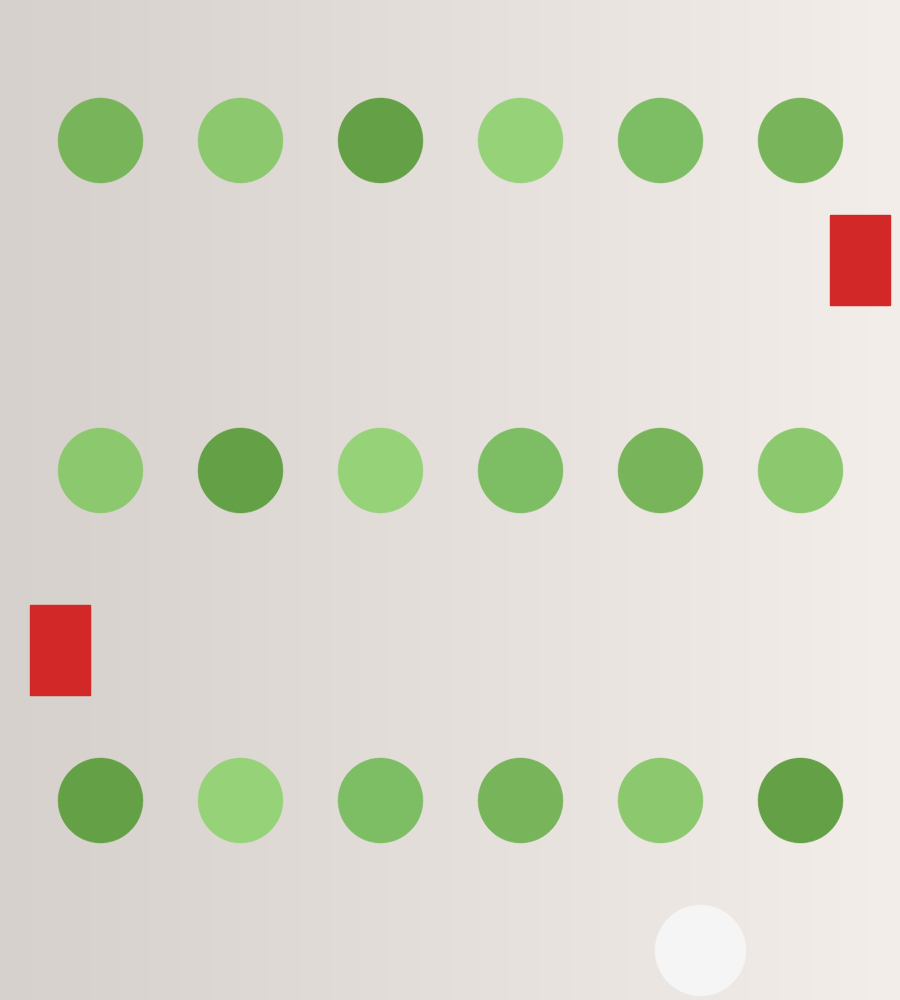
//> input picture lessons/opencv/素材/synth_balls_1.png, 900 x 1000 px
$ ./3.5-filter   (built with g++ and OpenCV 4)
//> lines starting //> are read from the running program, lines starting //| are printed output that depends on the picture; after the words box and inside, x2 and y2 are one past the last pixel; in counts of white or black regions, pixels touching at a corner belong together
#include <algorithm>
#include <cmath>
#include <iomanip>
#include <iostream>
#include <string>
#include <vector>

#include <opencv2/core.hpp>
#include <opencv2/imgproc.hpp>
#include <opencv2/imgcodecs.hpp>

namespace {

double iou(const cv::Rect& a, const cv::Rect& b) {
    const int left = std::max(a.x, b.x);
    const int top = std::max(a.y, b.y);
    const int right = std::min(a.x + a.width, b.x + b.width);
    const int bottom = std::min(a.y + a.height, b.y + b.height);
    const int overlap = std::max(0, right - left) * std::max(0, bottom - top);
    const int area = a.area() + b.area() - overlap;
    return area > 0 ? static_cast<double>(overlap) / area : 0.0;
}

std::vector<cv::Rect> candidates(const cv::Mat& image, int low_h,
                                 int low_s, int low_v) {
    cv::Mat hsv;
    cv::Mat mask;
    cv::cvtColor(image, hsv, cv::COLOR_BGR2HSV);
    cv::inRange(hsv, cv::Scalar(low_h, low_s, low_v),
                cv::Scalar(90, 255, 255), mask);
    cv::morphologyEx(mask, mask, cv::MORPH_OPEN,
                     cv::getStructuringElement(cv::MORPH_RECT,
                                               cv::Size(3, 3)));

    std::vector<std::vector<cv::Point>> contours;
    cv::findContours(mask.clone(), contours, cv::RETR_EXTERNAL,
                     cv::CHAIN_APPROX_SIMPLE);
    std::vector<cv::Rect> found;
    for (const std::vector<cv::Point>& contour : contours) {
        const double area = cv::contourArea(contour);
        const double perimeter = cv::arcLength(contour, true);
        if (perimeter <= 0.0) {
            continue;
        }
        const double circularity =
            4.0 * CV_PI * area / (perimeter * perimeter);
        const cv::Rect box = cv::boundingRect(contour);
        const double aspect =
            static_cast<double>(box.width) / std::max(1, box.height);
        if (area >= 900.0 && area <= 9000.0 && aspect >= 0.70 &&
            aspect <= 1.40 && circularity >= 0.68) {
            found.push_back(box);
        }
    }
    return found;
}

std::vector<cv::Rect> deduplicate(std::vector<cv::Rect> boxes) {
    std::sort(boxes.begin(), boxes.end(), [](const cv::Rect& a,
                                             const cv::Rect& b) {
        return a.area() > b.area();
    });
    std::vector<cv::Rect> kept;
    for (const cv::Rect& box : boxes) {
        bool duplicate = false;
        for (const cv::Rect& other : kept) {
            if (iou(box, other) > 0.40) {
                duplicate = true;
                break;
            }
        }
        if (!duplicate) {
            kept.push_back(box);
        }
    }
    return kept;
}

void annotate(cv::Mat& panel, const cv::Mat& image, int x, int y, int width,
              int height, const std::string& label,
              const std::vector<cv::Rect>& boxes) {
    const int label_height = 28;
    const int inner_width = width - 16;
    const int inner_height = height - label_height - 16;
    const double scale = std::min(static_cast<double>(inner_width) / image.cols,
                                  static_cast<double>(inner_height) / image.rows);
    const int shown_width = std::max(1, cvRound(image.cols * scale));
    const int shown_height = std::max(1, cvRound(image.rows * scale));
    cv::Mat shown;
    cv::resize(image, shown, cv::Size(shown_width, shown_height), 0, 0,
               cv::INTER_AREA);
    cv::rectangle(panel, cv::Rect(x, y, width, label_height),
                  cv::Scalar(245, 245, 245), cv::FILLED);
    cv::putText(panel, label, cv::Point(x + 8, y + 20),
                cv::FONT_HERSHEY_SIMPLEX, 0.55, cv::Scalar(30, 30, 30), 1,
                cv::LINE_AA);
    for (std::size_t i = 0; i < boxes.size(); ++i) {
        const cv::Rect scaled(cvRound(boxes[i].x * scale),
                              cvRound(boxes[i].y * scale),
                              std::max(1, cvRound(boxes[i].width * scale)),
                              std::max(1, cvRound(boxes[i].height * scale)));
        cv::rectangle(shown, scaled, cv::Scalar(0, 0, 255), 2);
        cv::putText(shown, std::to_string(i + 1),
                    cv::Point(scaled.x + 2, scaled.y + 14),
                    cv::FONT_HERSHEY_SIMPLEX, 0.45, cv::Scalar(255, 0, 0), 1,
                    cv::LINE_AA);
    }
    const int left = x + (width - shown_width) / 2;
    const int top = y + label_height + (inner_height - shown_height) / 2 + 8;
    shown.copyTo(panel(cv::Rect(left, top, shown_width, shown_height)));
}

}  // namespace

int main() {
    const std::string names[4] = {
        "synth_balls_1.png", "synth_balls_2.png",
        "synth_balls_3.png", "synth_balls_4.png"};
    cv::Mat panel(2 * 500, 2 * 450, CV_8UC3, cv::Scalar(255, 255, 255));
    for (int k = 0; k < 4; ++k) {
        cv::Mat image = cv::imread("../素材/" + names[k], cv::IMREAD_COLOR);
//> image is the input picture: 1000 rows x 900 cols, CV_8UC3; mean B, G, R 201.7, 216.3, 215.8
        if (image.empty()) {
            std::cout << "无法读取素材: " << names[k] << '\n';
            return 1;
        }
        const std::vector<cv::Rect> loose = candidates(image, 30, 35, 35);
//> in candidates, `cv::inRange(hsv, cv::Scalar(low_h, low_s, low_v), cv::Scalar(90, 255, ..`:
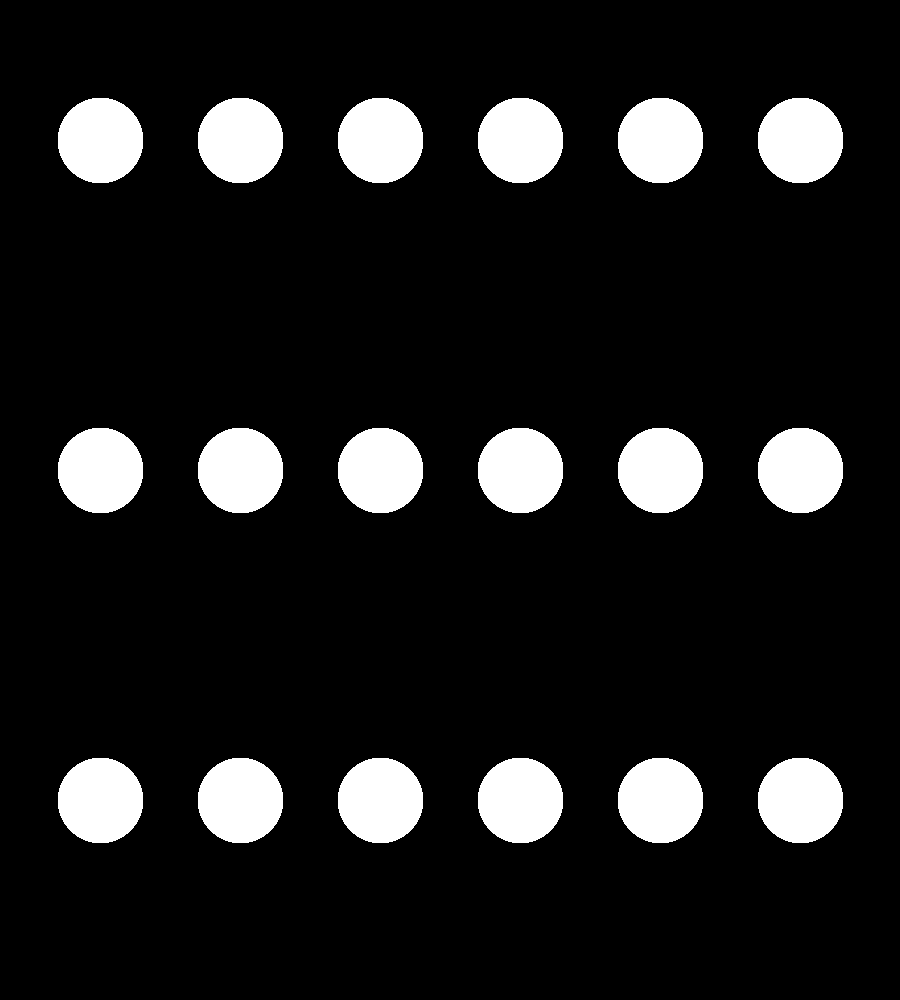
//> mask: 1000 rows x 900 cols, CV_8UC1; 11.5% white; 18 white regions
//> in candidates, `cv::findContours(mask.clone(), contours, cv::RETR_EXTERNAL, cv::CHAIN_..`: contours = 18 contours; largest, box (x1, y1, x2, y2) and area: (758, 758, 843, 843) 5632, (618, 758, 703, 843) 5632, (478, 758, 563, 843) 5632, (338, 758, 423, 843) 5632, (198, 758, 283, 843) 5632
//> the loop in candidates, `for (const std::vector<cv::Point>& contour : contours)` made 18 passes
//> box on passes 1 to 8: Rect(758, 758, 85, 85), Rect(618, 758, 85, 85), Rect(478, 758, 85, 85), Rect(338, 758, 85, 85), Rect(198, 758, 85, 85), Rect(58, 758, 85, 85), Rect(758, 428, 85, 85), Rect(618, 428, 85, 85)
//> loose = 18 Rects (x, y, width, height), first 8: [758, 758, 85, 85], [618, 758, 85, 85], [478, 758, 85, 85], [338, 758, 85, 85], [198, 758, 85, 85], [58, 758, 85, 85], [758, 428, 85, 85], [618, 428, 85, 85]
        const std::vector<cv::Rect> tight = candidates(image, 45, 120, 110);
//> call 2 of candidates, with low_h = 45, low_s = 120, low_v = 110
//> in candidates (call 2), `cv::inRange(hsv, cv::Scalar(low_h, low_s, low_v), cv::Scalar(90, 255, ..`:
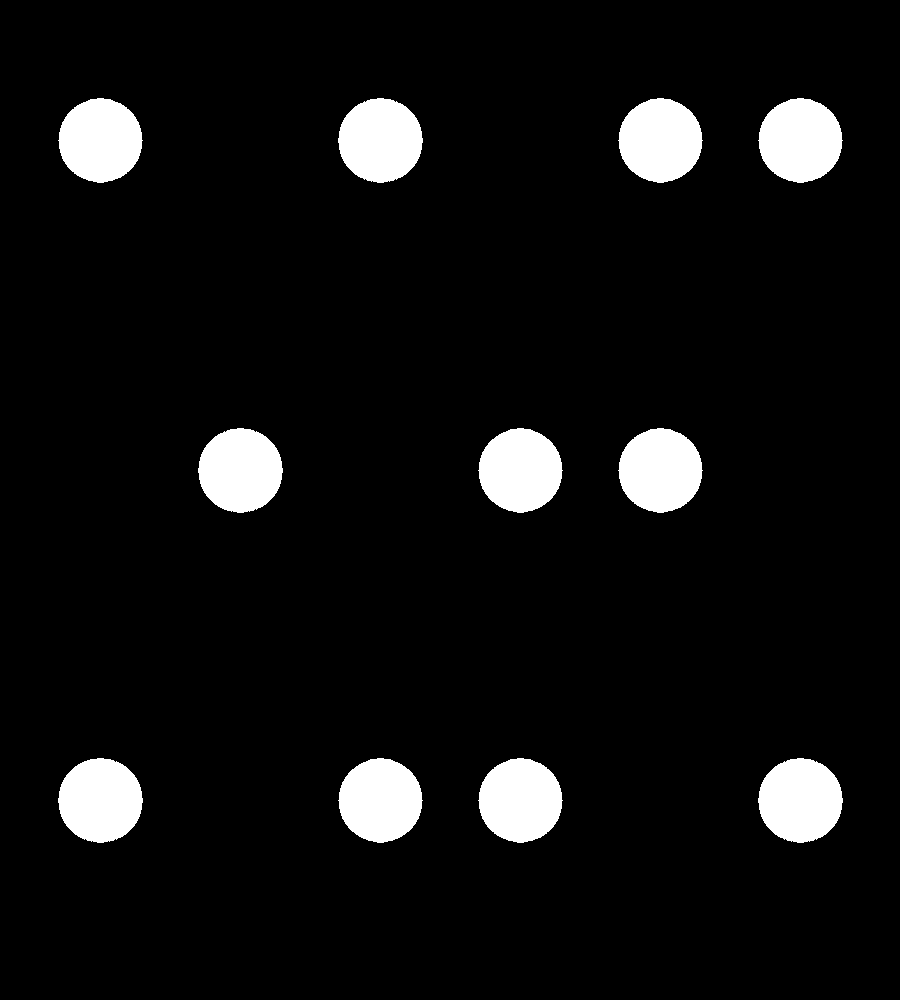
//> mask: 1000 rows x 900 cols, CV_8UC1; 6.8% white; 11 white regions, largest, box (x1, y1, x2, y2) and area: (58, 758, 143, 843) 5597, (198, 428, 283, 513) 5596, (338, 98, 423, 183) 5593
//> in candidates (call 2), `cv::findContours(mask.clone(), contours, cv::RETR_EXTERNAL, cv::CHAIN_..`: contours = 11 contours; largest, box (x1, y1, x2, y2) and area: (58, 758, 143, 843) 5473, (198, 428, 283, 513) 5472, (758, 758, 843, 843) 5468, (338, 98, 423, 183) 5468, (619, 428, 702, 513) 5416
//> the loop in candidates (call 2), `for (const std::vector<cv::Point>& contour : contours)` made 11 passes
//> (area, perimeter, circularity, box, aspect) on passes 1 to 8: (5468, 277.4, 0.893, Rect(758, 758, 85, 85), 1), (5415, 278.1, 0.88, Rect(479, 758, 83, 85), 0.976), (5402, 275.8, 0.893, Rect(339, 758, 83, 85), 0.976), (5473, 277.4, 0.894, Rect(58, 758, 85, 85), 1), (5416, 278.1, 0.88, Rect(619, 428, 83, 85), 0.976), (5402, 275.8, 0.893, Rect(479, 428, 83, 85), 0.976), (5472, 277.4, 0.893, Rect(198, 428, 85, 85), 1), (5416, 278.1, 0.88, Rect(759, 98, 83, 85), 0.976)
//> tight = 11 Rects (x, y, width, height), first 8: [758, 758, 85, 85], [479, 758, 83, 85], [339, 758, 83, 85], [58, 758, 85, 85], [619, 428, 83, 85], [479, 428, 83, 85], [198, 428, 85, 85], [759, 98, 83, 85]
        std::vector<cv::Rect> merged = loose;
//> merged has the same summary as loose
        merged.insert(merged.end(), tight.begin(), tight.end());
//> merged = 29 Rects (x, y, width, height), first 8: [758, 758, 85, 85], [618, 758, 85, 85], [478, 758, 85, 85], [338, 758, 85, 85], [198, 758, 85, 85], [58, 758, 85, 85], [758, 428, 85, 85], [618, 428, 85, 85]
        const std::vector<cv::Rect> kept = deduplicate(merged);
//> in deduplicate, `std::sort(boxes.begin(), boxes.end(), [](const cv::Rect& a, const cv::..`: boxes = 29 Rects (x, y, width, height), first 8: [618, 758, 85, 85], [338, 98, 85, 85], [198, 428, 85, 85], [58, 758, 85, 85], [758, 758, 85, 85], [58, 98, 85, 85], [198, 98, 85, 85], [338, 98, 85, 85]
//> the loop in deduplicate, `for (const cv::Rect& box : boxes)` made 29 passes
//> kept = 18 Rects (x, y, width, height), first 8: [618, 758, 85, 85], [338, 98, 85, 85], [198, 428, 85, 85], [58, 758, 85, 85], [758, 758, 85, 85], [58, 98, 85, 85], [198, 98, 85, 85], [478, 98, 85, 85]
        std::cout << names[k] << ": loose=" << loose.size()
                  << " tight=" << tight.size() << " raw=" << merged.size()
                  << " kept=" << kept.size() << '\n';
//| synth_balls_1.png: loose=18 tight=11 raw=29 kept=18
        annotate(panel, image, (k % 2) * 450, (k / 2) * 500, 450, 500,
                 names[k] + " kept=" + std::to_string(kept.size()), kept);
//> in annotate, `const int inner_width = width - 16;`: inner_width = 434
//> in annotate, `const int inner_height = height - label_height - 16;`: inner_height = 456
//> in annotate, `const double scale = std::min(static_cast<double>(inner_width) / image..`: scale = 0.456
//> in annotate, `const int shown_width = std::max(1, cvRound(image.cols * scale));`: shown_width = 410
//> in annotate, `const int shown_height = std::max(1, cvRound(image.rows * scale));`: shown_height = 456
//> in annotate, `cv::putText(panel, label, cv::Point(x + 8, y + 20), cv::FONT_HERSHEY_S..`:
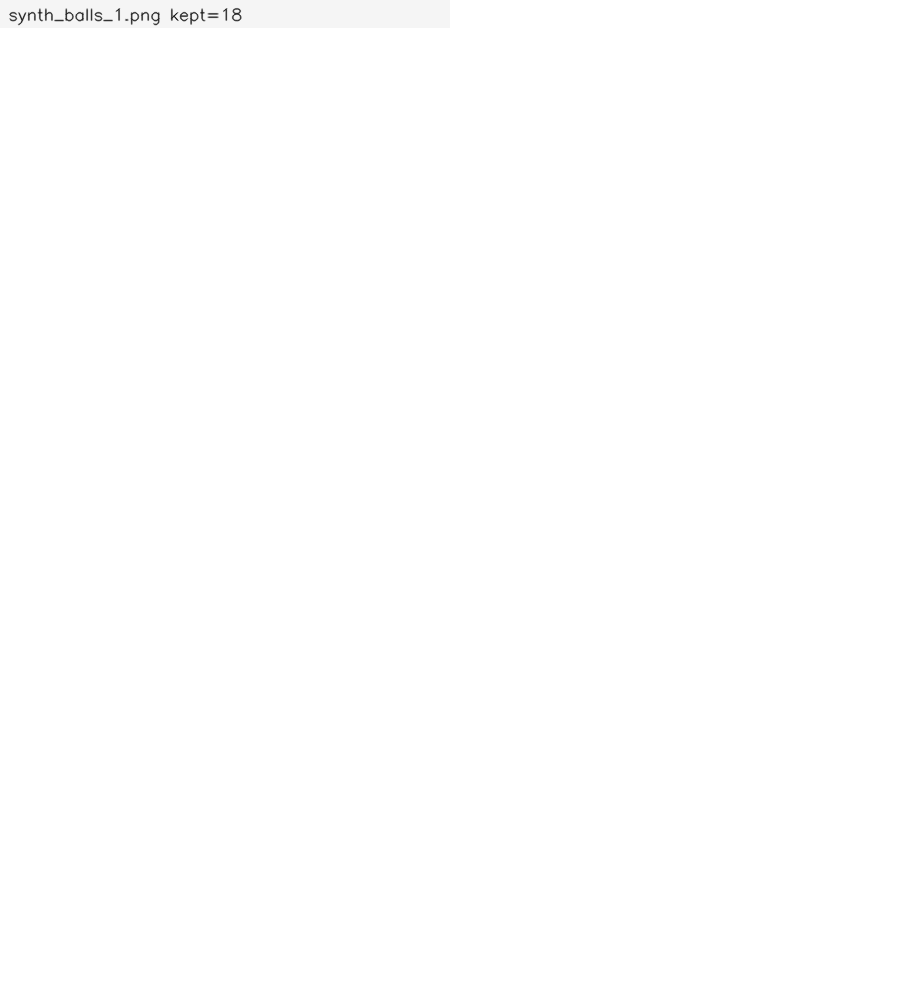
//> panel: 1000 rows x 900 cols, CV_8UC3; min 30, max 255, mean 254.7
//> the loop in annotate, `for (std::size_t i = 0; i < boxes.size(); ++i)` made 18 passes
//> scaled on passes 1 to 8: Rect(282, 346, 39, 39), Rect(154, 45, 39, 39), Rect(90, 195, 39, 39), Rect(26, 346, 39, 39), Rect(346, 346, 39, 39), Rect(26, 45, 39, 39), Rect(90, 45, 39, 39), Rect(218, 45, 39, 39)
//> pass 1, in annotate, `cv::putText(shown, std::to_string(i + 1), cv::Point(scaled.x + 2, scal..`:
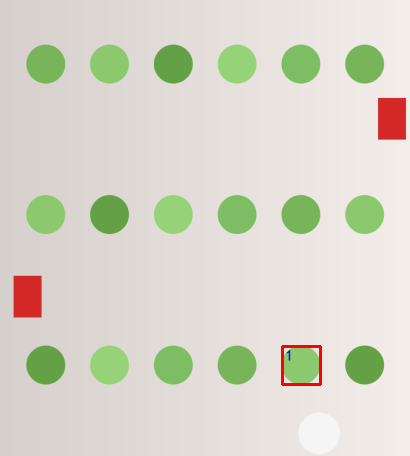
//> shown: 456 rows x 410 cols, CV_8UC3; mean B, G, R 201.2, 215.7, 215.9
//> after the loop in annotate, `for (std::size_t i = 0; i < boxes.size(); ++i)`:
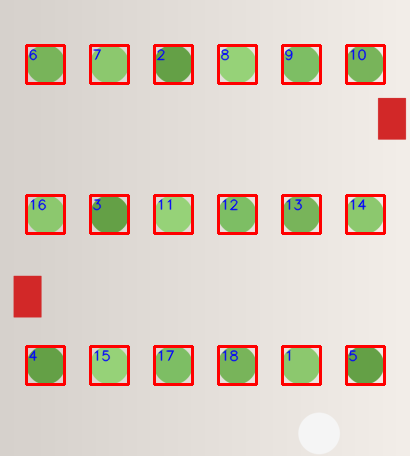
//> shown: 456 rows x 410 cols, CV_8UC3; mean B, G, R 193.8, 206.2, 217.4
//> in annotate, `const int left = x + (width - shown_width) / 2;`: left = 20
//> in annotate, `const int top = y + label_height + (inner_height - shown_height) / 2 +..`: top = 36
    }
    const bool saved = cv::imwrite("out_filter.png", panel);
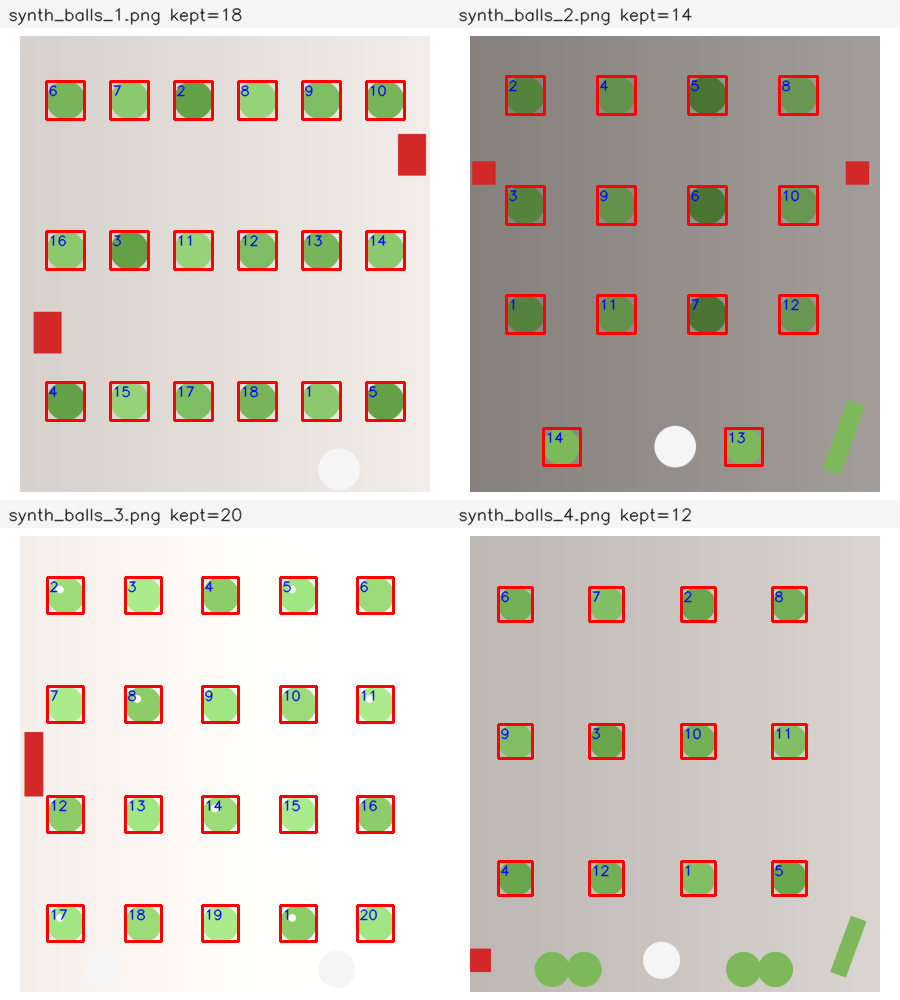
//> saved as out_filter.png: 1000 rows x 900 cols, CV_8UC3; mean B, G, R 192.1, 201.5, 208.9
    std::cout << "saved out_filter.png: " << (saved ? "yes" : "no")
              << '\n';
    return 0;
}
